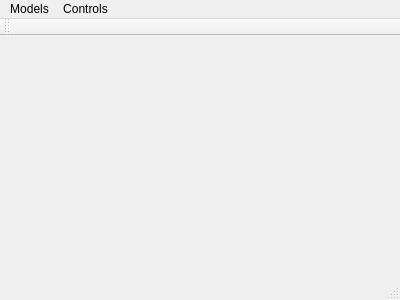
<?xml version="1.0" encoding="UTF-8"?>
<ui version="4.0">
 <class>MainWindow</class>
 <widget class="QMainWindow" name="MainWindow">
  <property name="geometry">
   <rect>
    <x>0</x>
    <y>0</y>
    <width>400</width>
    <height>300</height>
   </rect>
  </property>
  <property name="windowTitle">
   <string>MainWindow</string>
  </property>
  <widget class="QWidget" name="centralWidget"/>
  <widget class="QMenuBar" name="menuBar">
   <property name="geometry">
    <rect>
     <x>0</x>
     <y>0</y>
     <width>400</width>
     <height>22</height>
    </rect>
   </property>
   <widget class="QMenu" name="menuModels">
    <property name="title">
     <string>Models</string>
    </property>
    <addaction name="action_Pla_Base"/>
    <addaction name="action_Bola_Blanca"/>
    <addaction name="action_15_Boles"/>
    <addaction name="action_Obre_Fitxer"/>
    <addaction name="action_Sala_de_Billar"/>
    <addaction name="separator"/>
    <addaction name="action_Exit"/>
   </widget>
   <widget class="QMenu" name="menuPlay">
    <property name="title">
     <string>Controls</string>
    </property>
    <addaction name="action_Play"/>
   </widget>
   <addaction name="menuModels"/>
   <addaction name="menuPlay"/>
  </widget>
  <widget class="QToolBar" name="mainToolBar">
   <attribute name="toolBarArea">
    <enum>TopToolBarArea</enum>
   </attribute>
   <attribute name="toolBarBreak">
    <bool>false</bool>
   </attribute>
  </widget>
  <widget class="QStatusBar" name="statusBar"/>
  <action name="action_Play">
   <property name="text">
    <string>Play</string>
   </property>
  </action>
  <action name="action_Pla_Base">
   <property name="text">
    <string>Afegeix Pla Base</string>
   </property>
  </action>
  <action name="action_Bola_Blanca">
   <property name="text">
    <string>Afegeix Bola Blanca</string>
   </property>
  </action>
  <action name="action_15_Boles">
   <property name="text">
    <string>Afegeix 15 Boles</string>
   </property>
  </action>
  <action name="action_Obre_Fitxer">
   <property name="text">
    <string>Obre Fitxer</string>
   </property>
   <property name="toolTip">
    <string>Obre Fitxer</string>
   </property>
   <property name="shortcut">
    <string>Ctrl+F</string>
   </property>
  </action>
  <action name="action_Sala_de_Billar">
   <property name="text">
    <string>Afegeix Sala de Billar</string>
   </property>
  </action>
  <action name="action_Exit">
   <property name="text">
    <string>Exit</string>
   </property>
  </action>
 </widget>
 <layoutdefault spacing="6" margin="11"/>
 <resources/>
 <connections/>
</ui>
